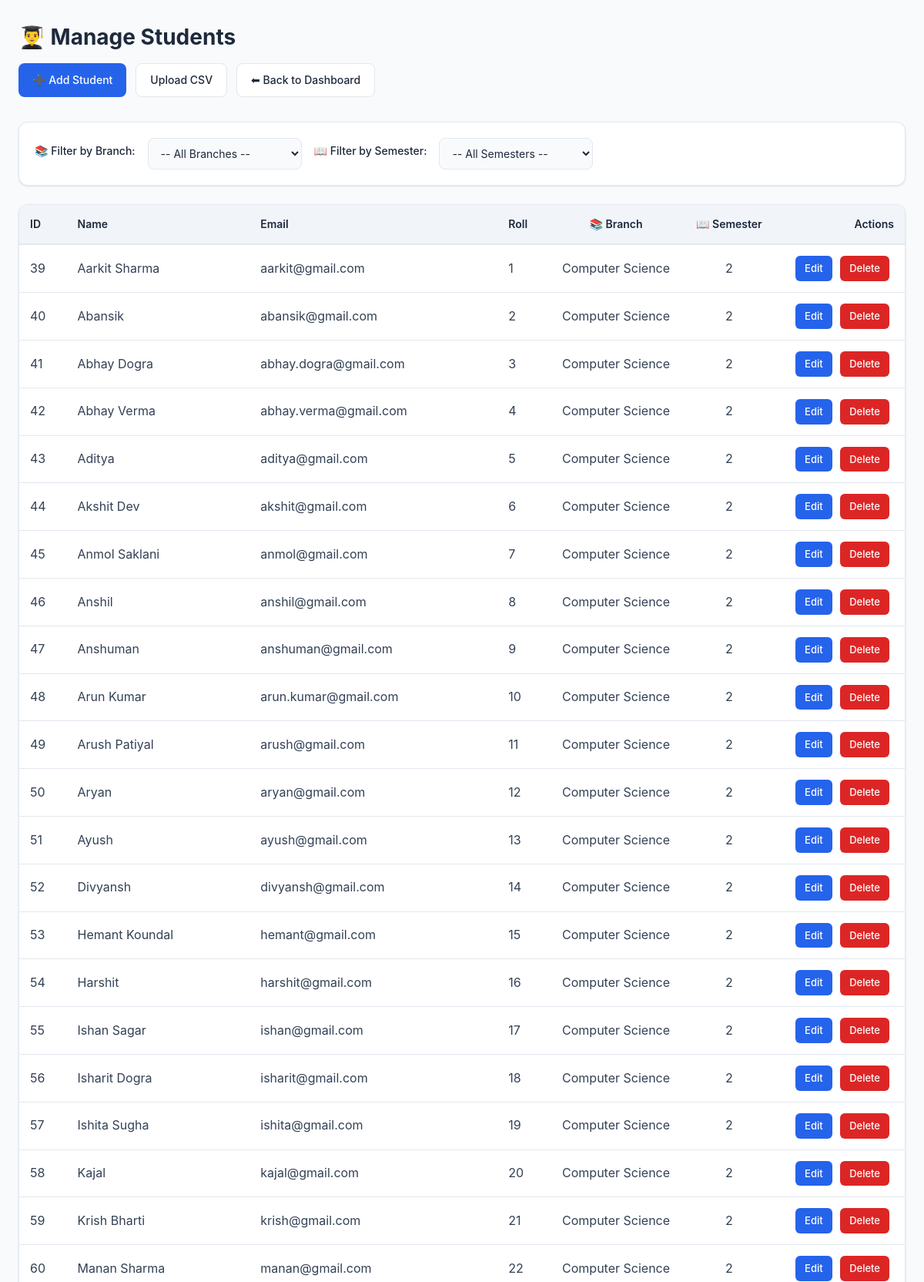
The page /admin/students (signed in, upper part) on the database its author committed.
### app.py (models this page shows)
class User(db.Model):
    id = db.Column(db.Integer, primary_key=True)
    role = db.Column(db.String(20), nullable=False)
    name = db.Column(db.String(100), nullable=False)
    email = db.Column(db.String(100), unique=True, nullable=False)
    password = db.Column(db.String(200), nullable=False)
    roll_number = db.Column(db.String(20), nullable=True)
    branch = db.Column(db.String(100), nullable=True)
    semester = db.Column(db.String(20), nullable=True)
    department = db.Column(db.String(100), nullable=True)

### app.py (the view)
@app.route("/admin/students")
def manage_students():
    if session.get("role") != "admin":
        abort(403)
    selected_branch = request.args.get("branch", "").strip()
    selected_semester = request.args.get("semester", "").strip()
    branches = db.session.query(User.branch).filter_by(role="student").distinct().all()
    semesters = (
        db.session.query(User.semester).filter_by(role="student").distinct().all()
    )
    branches = sorted([b[0] for b in branches if b[0]])
    semesters = sorted([s[0] for s in semesters if s[0]])
    query = User.query.filter_by(role="student")
    if selected_branch:
        query = query.filter_by(branch=selected_branch)
    if selected_semester:
        query = query.filter_by(semester=selected_semester)
    students = query.all()
    return render_template(
        "manage_students.html",
        students=students,
        branches=branches,
        semesters=semesters,
        selected_branch=selected_branch,
        selected_semester=selected_semester,
    )

### templates/manage_students.html (shortened to what this page needs)
<!DOCTYPE html>
<html lang="en">
<head>
    <link rel="stylesheet" href="{{ url_for('static', filename='style.css') }}">
</head>
<body>
<div class="container">
    <div class="page-header">
        <h1>👨‍🎓 Manage Students</h1>
        <div class="page-actions">
            <a href="{{ url_for('add_student') }}" class="btn">➕ Add Student</a>
            <a href="{{ url_for('upload_users_csv') }}" class="btn btn-secondary">Upload CSV</a>
            <a href="{{ url_for('admin_dashboard') }}" class="btn btn-secondary">⬅ Back to Dashboard</a>
        </div>
    </div>
    <div class="filter-section">
        <label for="branch-filter">📚 Filter by Branch:</label>
        <select id="branch-filter" name="branch" onchange="updateFilters()">
            <option value="">-- All Branches --</option>
        </select>
        <label for="semester-filter">📖 Filter by Semester:</label>
        <select id="semester-filter" name="semester" onchange="updateFilters()">
            <option value="">-- All Semesters --</option>
        </select>
    </div>
    <div class="table-wrapper">
        <table>
            <thead>
                <tr>
                    <th>ID</th>
                    <th>Name</th>
                    <th>Email</th>
                    <th>Roll</th>
                    <th>📚 Branch</th>
                    <th>📖 Semester</th>
                    <th>Actions</th>
                </tr>
            </thead>
            <tbody>
            {% for s in students %}
                <tr>
                    <td>{{ s.id }}</td>
                    <td>{{ s.name }}</td>
                    <td>{{ s.email }}</td>
                    <td>{{ s.roll_number }}</td>
                    <td>{{ s.branch or '-' }}</td>
                    <td>{{ s.semester or '-' }}</td>
                    <td>
                        <a href="{{ url_for('edit_student', id=s.id) }}" class="action-btn edit-btn">Edit</a>
                        <a href="{{ url_for('delete_student', id=s.id) }}" class="action-btn delete-btn">Delete</a>
                    </td>
                </tr>
            {% endfor %}
            </tbody>
        </table>
    </div>
</div>
</body>
</html>

### static/style.css (style rules this page uses)
* { margin: 0; padding: 0; box-sizing: border-box; }
:root { --primary: #2563eb; --primary-dark: #1e40af; --primary-light: #3b82f6; --primary-gradient: linear-gradient(135deg, #2563eb 0%, #3b82f6 100%); --secondary: #06b6d4; --secondary-gradient: linear-gradient(135deg, #06b6d4 0%, #0891b2 100%); --accent: #dc2626; --accent-warm: #ea580c; --accent-warm-gradient: linear-gradient(135deg, #ea580c 0%, #d97706 100%); --success: #16a34a; --success-gradient: linear-gradient(135deg, #16a34a 0%, #15803d 100%); --warning: #ca8a04; --warning-gradient: linear-gradient(135deg, #ca8a04 0%, #b45309 100%); --purple: #9333ea; --purple-gradient: linear-gradient(135deg, #9333ea 0%, #7c3aed 100%); --pink: #ec4899; --pink-gradient: linear-gradient(135deg, #ec4899 0%, #db2777 100%); --indigo: #4f46e5; --indigo-gradient: linear-gradient(135deg, #4f46e5 0%, #4338ca 100%); --bg-dark: #f8fafc; --bg-darker: #f1f5f9; --card-bg: #ffffff; --border-color: #e2e8f0; --text-light: #1e293b; --text-muted: #64748b; --text-dark: #334155; --shadow: 0 1px 3px rgba(0, 0, 0, 0.08), 0 1px 2px rgba(0, 0, 0, 0.04); --shadow-md: 0 4px 6px rgba(0, 0, 0, 0.1), 0 2px 4px rgba(0, 0, 0, 0.06); --shadow-lg: 0 10px 15px rgba(0, 0, 0, 0.1), 0 4px 6px rgba(0, 0, 0, 0.05); --radius: 8px; --font-sans: -apple-system, BlinkMacSystemFont, 'Segoe UI', 'Roboto', 'Oxygen', 'Ubuntu', 'Cantarell', sans-serif; }
body { font-family: var(--font-sans); background: var(--bg-dark); color: var(--text-light); line-height: 1.6; }
.btn { padding: 10px 20px; border: none; border-radius: var(--radius); font-family: inherit; font-size: 14px; font-weight: 500; cursor: pointer; transition: all 0.2s ease; text-decoration: none; display: inline-block; }
.btn-secondary { background: var(--card-bg); color: var(--text-light); border: 1px solid var(--border-color); }
input, select, textarea { font-family: inherit; font-size: 14px; border: 1px solid var(--border-color); padding: 10px 12px; border-radius: var(--radius); background: var(--card-bg); color: var(--text-light); transition: all 0.2s ease; }
input::placeholder, select::placeholder, textarea::placeholder { color: var(--text-muted); }
select option { background: var(--bg-dark); color: var(--text-light); }
table { width: 100%; border-collapse: collapse; }
thead { background: var(--bg-darker); border-bottom: 2px solid var(--border-color); }
th { padding: 12px; text-align: left; font-weight: 600; color: var(--text-light); }
td { padding: 12px; border-bottom: 1px solid var(--border-color); color: var(--text-dark); }
h1, h2, h3, h4, h5, h6 { font-weight: 600; line-height: 1.2; color: var(--text-light); }
h1 { font-size: 28px; }
label { display: block; font-weight: 500; margin-bottom: 6px; color: var(--text-light); }
input, select { padding: 10px; border: 1px solid #ccc; border-radius: 6px; font-size: 14px; }
body { background: linear-gradient(135deg, #6a11cb 0%, #2575fc 100%); font-family: "Poppins", Arial, sans-serif; }
select option { background-color: #0f1833; color: #fff; }

### rows shown on the page
User: id "39", name "Aarkit Sharma", email "aarkit@gmail.com", roll_number "1", branch "Computer Science", semester "2"
User: id "40", name "Abansik", email "abansik@gmail.com", roll_number "2", branch "Computer Science", semester "2"
User: id "41", name "Abhay Dogra", email "abhay.dogra@gmail.com", roll_number "3", branch "Computer Science", semester "2"
User: id "42", name "Abhay Verma", email "abhay.verma@gmail.com", roll_number "4", branch "Computer Science", semester "2"
User: id "43", name "Aditya", email "aditya@gmail.com", roll_number "5", branch "Computer Science", semester "2"
User: id "44", name "Akshit Dev", email "akshit@gmail.com", roll_number "6", branch "Computer Science", semester "2"
User: id "45", name "Anmol Saklani", email "anmol@gmail.com", roll_number "7", branch "Computer Science", semester "2"
User: id "46", name "Anshil", email "anshil@gmail.com", roll_number "8", branch "Computer Science", semester "2"
User: id "47", name "Anshuman", email "anshuman@gmail.com", roll_number "9", branch "Computer Science", semester "2"
User: id "48", name "Arun Kumar", email "arun.kumar@gmail.com", roll_number "10", branch "Computer Science", semester "2"
User: id "49", name "Arush Patiyal", email "arush@gmail.com", roll_number "11", branch "Computer Science", semester "2"
User: id "50", name "Aryan", email "aryan@gmail.com", roll_number "12", branch "Computer Science", semester "2"
User: id "51", name "Ayush", email "ayush@gmail.com", roll_number "13", branch "Computer Science", semester "2"
User: id "52", name "Divyansh", email "divyansh@gmail.com", roll_number "14", branch "Computer Science", semester "2"
User: id "53", name "Hemant Koundal", email "hemant@gmail.com", roll_number "15", branch "Computer Science", semester "2"
User: id "54", name "Harshit", email "harshit@gmail.com", roll_number "16", branch "Computer Science", semester "2"
User: id "55", name "Ishan Sagar", email "ishan@gmail.com", roll_number "17", branch "Computer Science", semester "2"
User: id "56", name "Isharit Dogra", email "isharit@gmail.com", roll_number "18", branch "Computer Science", semester "2"
User: id "57", name "Ishita Sugha", email "ishita@gmail.com", roll_number "19", branch "Computer Science", semester "2"
User: id "58", name "Kajal", email "kajal@gmail.com", roll_number "20", branch "Computer Science", semester "2"
User: id "59", name "Krish Bharti", email "krish@gmail.com", roll_number "21", branch "Computer Science", semester "2"
User: id "60", name "Manan Sharma", email "manan@gmail.com", roll_number "22", branch "Computer Science", semester "2"
